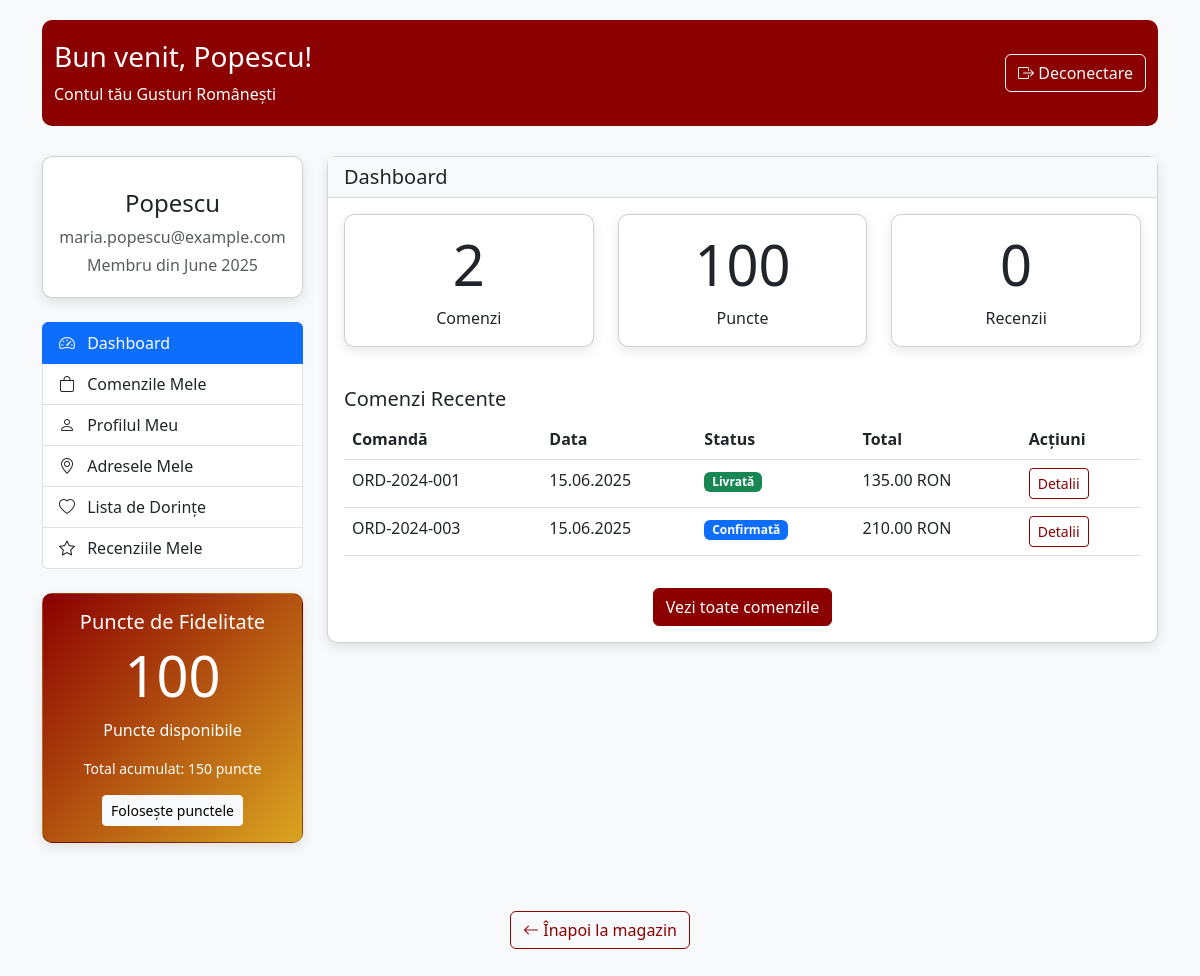
Screenshot of /auth/account.php (signed in) with the database file from the repository.
### tables this page shows
CREATE TABLE utilizatori (
    id INT AUTO_INCREMENT PRIMARY KEY,
    email VARCHAR(100) NOT NULL UNIQUE,
    parola VARCHAR(255) NOT NULL,  
    nume VARCHAR(50) NOT NULL,
    prenume VARCHAR(50) NOT NULL,
    telefon VARCHAR(15),
    adresa TEXT,
    oras VARCHAR(50),
    judet VARCHAR(50),
    cod_postal VARCHAR(10),
    rol ENUM('Client', 'Administrator') NOT NULL DEFAULT 'Client',
    data_inregistrare TIMESTAMP DEFAULT CURRENT_TIMESTAMP,
    ultima_autentificare TIMESTAMP NULL,
    activ BOOLEAN DEFAULT TRUE,
    token_resetare_parola VARCHAR(100) NULL,
    data_expirare_token TIMESTAMP NULL
);

CREATE TABLE puncte_fidelitate (
    id INT AUTO_INCREMENT PRIMARY KEY,
    id_utilizator INT NOT NULL,
    puncte_totale INT NOT NULL DEFAULT 0,
    puncte_folosite INT NOT NULL DEFAULT 0,
    data_actualizare TIMESTAMP DEFAULT CURRENT_TIMESTAMP ON UPDATE CURRENT_TIMESTAMP,
    FOREIGN KEY (id_utilizator) REFERENCES utilizatori(id) ON DELETE CASCADE
);

CREATE TABLE comenzi (
    id INT AUTO_INCREMENT PRIMARY KEY,
    numar_comanda VARCHAR(20) NOT NULL UNIQUE,
    id_utilizator INT NOT NULL,
    status ENUM('Plasată', 'Confirmată', 'În procesare', 'Expediată', 'Livrată', 'Anulată') NOT NULL DEFAULT 'Plasată',
    metoda_plata ENUM('Card', 'Transfer bancar', 'Ramburs') NOT NULL,
    subtotal DECIMAL(10, 2) NOT NULL,
    cost_transport DECIMAL(10, 2) NOT NULL,
    id_voucher INT NULL,
    valoare_reducere DECIMAL(10, 2) DEFAULT 0,
    total DECIMAL(10, 2) NOT NULL,
    adresa_livrare TEXT NOT NULL,
    oras_livrare VARCHAR(50) NOT NULL,
    judet_livrare VARCHAR(50) NOT NULL,
    cod_postal_livrare VARCHAR(10) NOT NULL,
    telefon_livrare VARCHAR(15) NOT NULL,
    email_livrare VARCHAR(100) NOT NULL,
    nume_livrare VARCHAR(100) NOT NULL,
    observatii TEXT,
    data_plasare TIMESTAMP DEFAULT CURRENT_TIMESTAMP,
    data_confirmare TIMESTAMP NULL,
    data_expediere TIMESTAMP NULL,
    data_livrare TIMESTAMP NULL,
    numar_awb VARCHAR(50),
    FOREIGN KEY (id_utilizator) REFERENCES utilizatori(id) ON DELETE RESTRICT,
    FOREIGN KEY (id_voucher) REFERENCES vouchere(id) ON DELETE SET NULL
);

### auth/account.php (the view, shortened to what this page needs)
<?php
$host = "localhost";
$dbname = "proiect_licenta";
$username = "root";
$password = "";
try {
    $conn = new PDO("mysql:host=$host;dbname=$dbname", $username, $password);
    $conn->setAttribute(PDO::ATTR_ERRMODE, PDO::ERRMODE_EXCEPTION);
} catch(PDOException $e) {
    die("Conexiunea la baza de date a eșuat: " . $e->getMessage());
}
$user_id = $_SESSION['user_id'];
$stmt = $conn->prepare("SELECT * FROM utilizatori WHERE id = :id");
$stmt->bindParam(":id", $user_id);
$stmt->execute();
$user = $stmt->fetch(PDO::FETCH_ASSOC);
$orders_stmt = $conn->prepare("
    SELECT o.id, o.numar_comanda, o.data_plasare, o.status, o.total,
           COUNT(op.id) AS numar_produse
    FROM comenzi o
    JOIN comenzi_produse op ON o.id = op.id_comanda
    WHERE o.id_utilizator = :id_utilizator
    GROUP BY o.id
    ORDER BY o.data_plasare DESC
    LIMIT 5
");
$orders_stmt->bindParam(":id_utilizator", $user_id);
$orders_stmt->execute();
$orders = $orders_stmt->fetchAll(PDO::FETCH_ASSOC);
$points_stmt = $conn->prepare("
    SELECT puncte_totale, puncte_folosite,
           (puncte_totale - puncte_folosite) AS puncte_disponibile
    FROM puncte_fidelitate
    WHERE id_utilizator = :id_utilizator
");
$points_stmt->bindParam(":id_utilizator", $user_id);
$points_stmt->execute();
$points = $points_stmt->fetch(PDO::FETCH_ASSOC);
function escape($value) {
    return htmlspecialchars($value, ENT_QUOTES, 'UTF-8');
}
?>
<!DOCTYPE html>
<html lang="ro">
<head>
    <link href="https://cdn.jsdelivr.net/npm/bootstrap@5.3.0/dist/css/bootstrap.min.css" rel="stylesheet">
    <link href="https://cdn.jsdelivr.net/npm/bootstrap-icons@1.10.0/font/bootstrap-icons.css" rel="stylesheet">
</head>
<body>
    <div class="container">
        <div class="account-header">
            <div class="container">
                <div class="d-flex justify-content-between align-items-center">
                    <div>
                        <h1 class="h3">Bun venit, <?php echo escape($user['nume']); ?>!</h1>
                        <p class="mb-0">Contul tău Gusturi Românești</p>
                    </div>
                    <div>
                        <a href="logout.php" class="btn btn-outline-light">
                            <i class="bi bi-box-arrow-right"></i> Deconectare
                        </a>
                    </div>
                </div>
            </div>
        </div>
        <div class="row">
            <div class="col-md-3 mb-4">
                <div class="card">
                    <div class="card-body">
                        <div class="d-flex flex-column align-items-center text-center">
                            <div class="mt-3">
                                <h4><?php echo escape($user['nume']); ?></h4>
                                <p class="text-muted mb-1"><?php echo escape($user['email']); ?></p>
                                <p class="text-muted mb-1">Membru din <?php echo date('F Y', strtotime($user['data_inregistrare'])); ?></p>
                            </div>
                        </div>
                    </div>
                </div>
                <div class="list-group mt-4">
                    <a href="#dashboard" class="list-group-item list-group-item-action active" data-bs-toggle="list">
                        <i class="bi bi-speedometer2 me-2"></i> Dashboard
                    </a>
                    <a href="#orders" class="list-group-item list-group-item-action" data-bs-toggle="list">
                        <i class="bi bi-bag me-2"></i> Comenzile Mele
                    </a>
                    <a href="#profile" class="list-group-item list-group-item-action" data-bs-toggle="list">
                        <i class="bi bi-person me-2"></i> Profilul Meu
                    </a>
                    <a href="#addresses" class="list-group-item list-group-item-action" data-bs-toggle="list">
                        <i class="bi bi-geo-alt me-2"></i> Adresele Mele
                    </a>
                    <a href="#wishlist" class="list-group-item list-group-item-action" data-bs-toggle="list">
                        <i class="bi bi-heart me-2"></i> Lista de Dorințe
                    </a>
                    <a href="#reviews" class="list-group-item list-group-item-action" data-bs-toggle="list">
                        <i class="bi bi-star me-2"></i> Recenziile Mele
                    </a>
                </div>
                <div class="card mt-4 loyalty-card">
                    <div class="card-body text-center">
                        <h5 class="card-title">Puncte de Fidelitate</h5>
                        <h2 class="display-4"><?php echo $points['puncte_disponibile']; ?></h2>
                        <p class="card-text">Puncte disponibile</p>
                        <p class="card-text small">Total acumulat: <?php echo $points['puncte_totale']; ?> puncte</p>
                        <a href="#" class="btn btn-light btn-sm">Folosește punctele</a>
                    </div>
                </div>
            </div>
            <div class="col-md-9">
                <div class="tab-content">
                    <div class="tab-pane fade show active" id="dashboard">
                        <div class="card">
                            <div class="card-header">
                                <h5 class="mb-0">Dashboard</h5>
                            </div>
                            <div class="card-body">
                                <div class="row">
                                    <div class="col-md-4">
                                        <div class="card text-center mb-3">
                                            <div class="card-body">
                                                <h1 class="display-4"><?php echo count($orders); ?></h1>
                                                <p class="card-text">Comenzi</p>
                                            </div>
                                        </div>
                                    </div>
                                    <div class="col-md-4">
                                        <div class="card text-center mb-3">
                                            <div class="card-body">
                                                <h1 class="display-4"><?php echo $points['puncte_disponibile']; ?></h1>
                                                <p class="card-text">Puncte</p>
                                            </div>
                                        </div>
                                    </div>
                                    <div class="col-md-4">
                                        <div class="card text-center mb-3">
                                            <div class="card-body">
                                                <h1 class="display-4">0</h1>
                                                <p class="card-text">Recenzii</p>
                                            </div>
                                        </div>
                                    </div>
                                </div>
                                <h5 class="mt-4">Comenzi Recente</h5>
                                <?php if (count($orders) > 0): ?>
                                    <div class="table-responsive">
                                        <table class="table table-hover">
                                            <thead>
                                                <tr>
                                                    <th>Comandă</th>
                                                    <th>Data</th>
                                                    <th>Status</th>
                                                    <th>Total</th>
                                                    <th>Acțiuni</th>
                                                </tr>
                                            </thead>
                                            <tbody>
                                                <?php foreach ($orders as $order): ?>
                                                    <tr>
                                                        <td><?php echo escape($order['numar_comanda']); ?></td>
                                                        <td><?php echo date('d.m.Y', strtotime($order['data_plasare'])); ?></td>
                                                        <td>
                                                            <?php
                                                                $status_class = '';
                                                                switch($order['status']) {
                                                                    case 'Confirmată': $status_class = 'bg-primary'; break;
                                                                    case 'Livrată': $status_class = 'bg-success'; break;
                                                                }
                                                            ?>
                                                            <span class="badge <?php echo $status_class; ?>"><?php echo escape($order['status']); ?></span>
                                                        </td>
                                                        <td><?php echo number_format($order['total'], 2); ?> RON</td>
                                                        <td>
                                                            <a href="#" class="btn btn-sm btn-outline-primary">Detalii</a>
                                                        </td>
                                                    </tr>
                                                <?php endforeach; ?>
                                            </tbody>
                                        </table>
                                    </div>
                                <?php else: ?>
                                    <div class="alert alert-info">
                                        Nu ai plasat încă nicio comandă.
                                    </div>
                                <?php endif; ?>
                                <div class="text-center mt-3">
                                    <a href="#orders" class="btn btn-primary" data-bs-toggle="list">Vezi toate comenzile</a>
                                </div>
                            </div>
                        </div>
                    </div>
                </div>
            </div>
        </div>
        <div class="text-center mt-4">
            <a href="../index.html" class="btn btn-outline-primary">
                <i class="bi bi-arrow-left"></i> Înapoi la magazin
            </a>
        </div>
    </div>
</body>
</html>

### auth/account.php (style rules this page uses)
body { background-color: #f8f9fa; padding-top: 20px; padding-bottom: 40px; }
.account-header { background-color: #8B0000; color: white; padding: 20px 0; margin-bottom: 30px; border-radius: 10px; }
.card { border-radius: 10px; box-shadow: 0 0.25rem 0.75rem rgba(0, 0, 0, 0.1); margin-bottom: 20px; }
.card-header { background-color: #f8f9fa; border-bottom: 1px solid rgba(0,0,0,0.125); font-weight: 600; }
.btn-primary { background-color: #8B0000; border-color: #8B0000; }
.btn-outline-primary { color: #8B0000; border-color: #8B0000; }
.loyalty-card { background: linear-gradient(135deg, #8B0000, #DAA520); color: white; }

### rows the page displays
utilizatori: nume "Popescu", email "maria.popescu@example.com", data_inregistrare "June 2025"
puncte_fidelitate: puncte_totale "150"
comenzi: numar_comanda "ORD-2024-001", data_plasare "15.06.2025", status "Livrată", total "135.00"
comenzi: numar_comanda "ORD-2024-003", data_plasare "15.06.2025", status "Confirmată", total "210.00"

### other values shown
$points['puncte_disponibile'] "100"
count($orders) "2"
